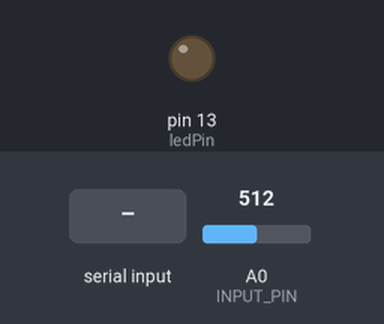
This sketch was run on a simulated Arduino Uno, built with avr-gcc and run on an emulated ATmega328P. On the bench: output pins drawn as LEDs (lit = HIGH). The inputs (shaded band) are chosen by the test bench; at power-on: A0 (INPUT_PIN) = 512. What the sketch prints to the serial monitor is not drawn.

Above: at 1.2 s.
1.3 s: "1" received over Serial
At 2.5 s:
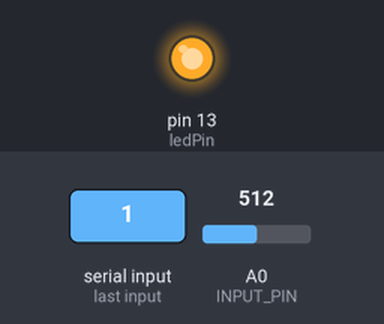
2.8 s: "0" received over Serial
At 3.8 s:
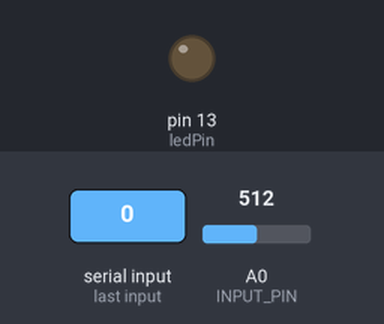
Timing chart, 0 to 5.8 s (numbered marks = the images above; inputs shaded):
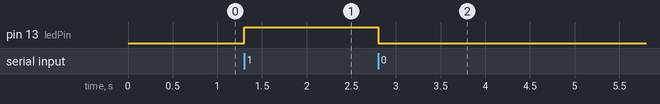

Measured:
- after the input at 1.3 s, pin 13 (ledPin): LOW → HIGH at once
- after the input at 2.8 s, pin 13 (ledPin): HIGH → LOW at once

The sketch:

signal.ino
```cpp
#define SAMPLE_RATE 512
#define BAUD_RATE 115200
#define INPUT_PIN A0

int ledPin = 13; // Pin to control
void setup() {
  // Serial connection begin
  Serial.begin(BAUD_RATE);

  pinMode(ledPin, OUTPUT);
    Serial.begin(115200);
}

void loop() {
  // Calculate elapsed time
  static unsigned long past = 0;
  unsigned long present = micros();
  unsigned long interval = present - past;
  past = present;

  // Run timer
  static long timer = 0;
  timer -= interval;

  // Sample
  if (timer < 0) {
    timer += 1000000 / SAMPLE_RATE;
    int sensor_value = analogRead(INPUT_PIN);
    Serial.println(sensor_value);
  }
  if (Serial.available()) {
        char command = Serial.read(); // Read the command from Python
        if (command == '1') {
            digitalWrite(ledPin, HIGH); // Turn pin high
        } else if (command == '0') {
            digitalWrite(ledPin, LOW); // Turn pin low
        }
    }
}
```
